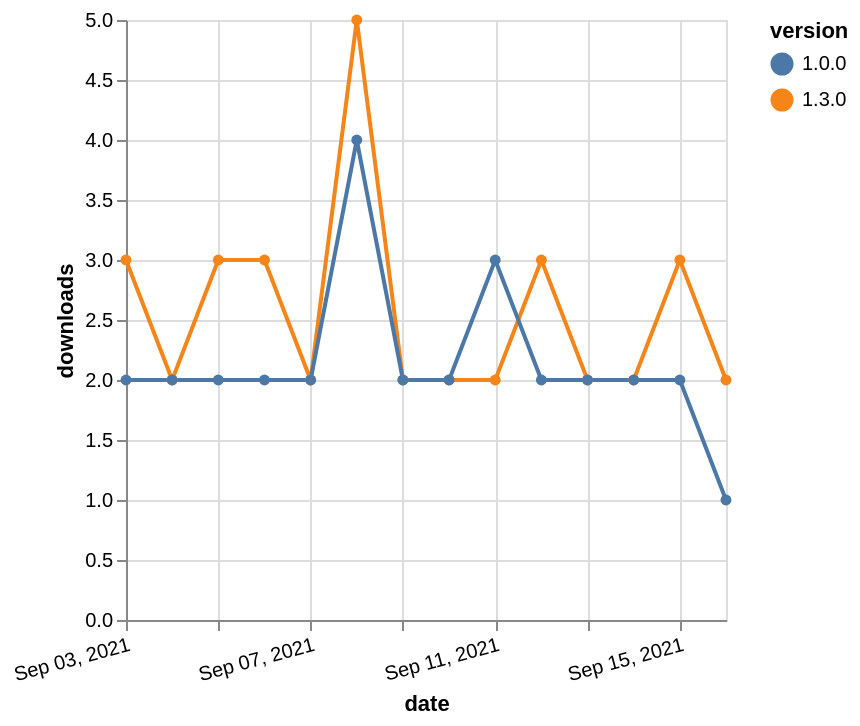

Vega-Lite specification stored for this chart:
### Vega-Lite specification from a JSON file in a GitHub repository (floating-point values rounded to 4 significant figures)
{"$schema": "https://vega.github.io/schema/vega-lite/v5.json", "description": "A simple bar chart with embedded data.", "data": {"values": [{"date": "2021-09-03", "total": 2422, "delta": 3, "version": "1.3.0"}, {"date": "2021-09-04", "total": 2424, "delta": 2, "version": "1.3.0"}, {"date": "2021-09-05", "total": 2427, "delta": 3, "version": "1.3.0"}, {"date": "2021-09-06", "total": 2430, "delta": 3, "version": "1.3.0"}, {"date": "2021-09-07", "total": 2432, "delta": 2, "version": "1.3.0"}, {"date": "2021-09-08", "total": 2437, "delta": 5, "version": "1.3.0"}, {"date": "2021-09-09", "total": 2439, "delta": 2, "version": "1.3.0"}, {"date": "2021-09-10", "total": 2441, "delta": 2, "version": "1.3.0"}, {"date": "2021-09-11", "total": 2443, "delta": 2, "version": "1.3.0"}, {"date": "2021-09-12", "total": 2446, "delta": 3, "version": "1.3.0"}, {"date": "2021-09-13", "total": 2448, "delta": 2, "version": "1.3.0"}, {"date": "2021-09-14", "total": 2450, "delta": 2, "version": "1.3.0"}, {"date": "2021-09-15", "total": 2453, "delta": 3, "version": "1.3.0"}, {"date": "2021-09-16", "total": 2455, "delta": 2, "version": "1.3.0"}, {"date": "2021-09-03", "total": 2994, "delta": 2, "version": "1.0.0"}, {"date": "2021-09-04", "total": 2996, "delta": 2, "version": "1.0.0"}, {"date": "2021-09-05", "total": 2998, "delta": 2, "version": "1.0.0"}, {"date": "2021-09-06", "total": 3000, "delta": 2, "version": "1.0.0"}, {"date": "2021-09-07", "total": 3002, "delta": 2, "version": "1.0.0"}, {"date": "2021-09-08", "total": 3006, "delta": 4, "version": "1.0.0"}, {"date": "2021-09-09", "total": 3008, "delta": 2, "version": "1.0.0"}, {"date": "2021-09-10", "total": 3010, "delta": 2, "version": "1.0.0"}, {"date": "2021-09-11", "total": 3013, "delta": 3, "version": "1.0.0"}, {"date": "2021-09-12", "total": 3015, "delta": 2, "version": "1.0.0"}, {"date": "2021-09-13", "total": 3017, "delta": 2, "version": "1.0.0"}, {"date": "2021-09-14", "total": 3019, "delta": 2, "version": "1.0.0"}, {"date": "2021-09-15", "total": 3021, "delta": 2, "version": "1.0.0"}, {"date": "2021-09-16", "total": 3022, "delta": 1, "version": "1.0.0"}]}, "width": "container", "mark": {"type": "line", "point": {"filled": true}}, "encoding": {"x": {"field": "date", "type": "temporal", "timeUnit": "yearmonthdate", "title": "date", "axis": {"labelAngle": -15}}, "y": {"field": "delta", "type": "quantitative", "title": "downloads"}, "color": {"field": "version", "type": "nominal"}, "tooltip": {"field": "delta"}}}
